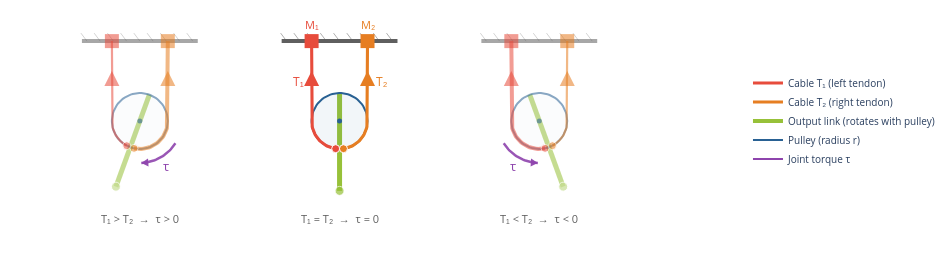

Source (notebook cell):
### Markdown cell above
---

## 1. Antagonistic Tendon Actuation

Cables can only **pull** (transmit tensile force). A single tendon cannot
produce bidirectional torque at a revolute joint. The solution is an
**antagonistic pair**: two tendons routed on opposite sides of a pulley
(Salisbury & Craig, 1982).

For a pulley of radius $r$ with cable tensions $T_1$ and $T_2$:

$$\tau = r \cdot (T_1 - T_2) \qquad 
  \kappa \propto T_1 + T_2$$

- **Differential tension** ($T_1 \neq T_2$) produces a net **torque**.
- **Co-contraction** ($T_1 + T_2$ large) increases apparent **stiffness**
  without changing the equilibrium angle (Kobayashi et al., 1998).

For an $n$-DOF system, Lee & Tsai (1991) proved that **$n + 1$ cables**
are the minimum required for full force closure (bidirectional torque
on all joints with positive cable tensions).

### Code cell
# =================================================================
# Figure 1 — Antagonistic Tendon Joint (3 configurations)
# =================================================================
fig = antagonistic_joint_figure(show_caption=show_caption)
# Export SVG
out_path = Path("../Theses/project_thesis/assets/figures/background/concept_antagonistic_joint.svg")
out_path.parent.mkdir(parents=True, exist_ok=True)
fig.write_image(str(out_path))
print(f"Saved → {out_path.resolve()}")
fig.show()

### Figure 1 — Plotly figure (JSON) as saved in the notebook; plotly's stock layout.template omitted (floating-point values rounded to 4 significant figures)
{"data": [{"line": {"color": "#5F5F5F", "width": 4}, "mode": "lines", "opacity": 0.55, "showlegend": false, "type": "scatter", "x": [-258, -142], "y": [80, 80]}, {"line": {"color": "#5F5F5F", "width": 1}, "mode": "lines", "opacity": 0.275, "showlegend": false, "type": "scatter", "x": [-253, -259], "y": [80, 88]}, {"line": {"color": "#5F5F5F", "width": 1}, "mode": "lines", "opacity": 0.275, "showlegend": false, "type": "scatter", "x": [-239.8, -245.8], "y": [80, 88]}, {"line": {"color": "#5F5F5F", "width": 1}, "mode": "lines", "opacity": 0.275, "showlegend": false, "type": "scatter", "x": [-226.5, -232.5], "y": [80, 88]}, {"line": {"color": "#5F5F5F", "width": 1}, "mode": "lines", "opacity": 0.275, "showlegend": false, "type": "scatter", "x": [-213.2, -219.2], "y": [80, 88]}, {"line": {"color": "#5F5F5F", "width": 1}, "mode": "lines", "opacity": 0.275, "showlegend": false, "type": "scatter", "x": [-200, -206], "y": [80, 88]}, {"line": {"color": "#5F5F5F", "width": 1}, "mode": "lines", "opacity": 0.275, "showlegend": false, "type": "scatter", "x": [-186.8, -192.8], "y": [80, 88]}, {"line": {"color": "#5F5F5F", "width": 1}, "mode": "lines", "opacity": 0.275, "showlegend": false, "type": "scatter", "x": [-173.5, -179.5], "y": [80, 88]}, {"line": {"color": "#5F5F5F", "width": 1}, "mode": "lines", "opacity": 0.275, "showlegend": false, "type": "scatter", "x": [-160.2, -166.2], "y": [80, 88]}, {"line": {"color": "#5F5F5F", "width": 1}, "mode": "lines", "opacity": 0.275, "showlegend": false, "type": "scatter", "x": [-147, -153], "y": [80, 88]}, {"line": {"color": "#97C139", "width": 5}, "marker": {"color": "#97C139", "size": [0, 9]}, "mode": "lines+markers", "opacity": 0.55, "showlegend": false, "type": "scatter", "x": [-190.4, -223.9], "y": [26.31, -65.78]}, {"fill": "toself", "fillcolor": "rgba(41, 97, 147, 0.033)", "line": {"color": "#296193", "width": 2}, "mode": "lines", "opacity": 0.55, "showlegend": false, "type": "scatter", "x": [-172, -172.1, -172.4, -172.8, -173.4, -174.2, -175.1, -176.2, -177.5, -178.9, -180.4, -182.0, -183.8, -185.7, -187.6, -189.7, -191.8, -193.9, -196.1, -198.3, -200.6, -202.8, -205.0, -207.2, -209.3, -211.4, -213.4, -215.3, -217.1, -218.8, -220.4, -221.8, -223.2, -224.3, -225.4, -226.2, -226.9, -227.4, -227.8, -228.0, -228.0, -227.8, -227.4, -226.9, -226.2, -225.4, -224.3, -223.2, -221.8, -220.4, -218.8, -217.1, -215.3, -213.4, -211.4, -209.3, -207.2, -205.0, -202.8, -200.6, -198.3, -196.1, -193.9, -191.8, -189.7, -187.6, -185.7, -183.8, -182.0, -180.4, -178.9, -177.5, -176.2, -175.1, -174.2, -173.4, -172.8, -172.4, -172.1, -172], "y": [0, 2.225, 4.435, 6.618, 8.758, 10.84, 12.86, 14.8, 16.64, 18.37, 19.99, 21.49, 22.85, 24.06, 25.12, 26.03, 26.76, 27.33, 27.73, 27.95, 27.99, 27.86, 27.55, 27.07, 26.42, 25.59, 24.61, 23.47, 22.19, 20.76, 19.2, 17.52, 15.73, 13.84, 11.86, 9.809, 7.694, 5.531, 3.333, 1.113, -1.113, -3.333, -5.531, -7.694, -9.809, -11.86, -13.84, -15.73, -17.52, -19.2, -20.76, -22.19, -23.47, -24.61, -25.59, -26.42, -27.07, -27.55, -27.86, -27.99, -27.95, -27.73, -27.33, -26.76, -26.03, -25.12, -24.06, -22.85, -21.49, -19.99, -18.37, -16.64, -14.8, -12.86, -10.84, -8.758, -6.618, -4.435, -2.225, -6.858e-15]}, {"marker": {"color": "#296193", "size": 5}, "mode": "markers", "opacity": 0.55, "showlegend": false, "type": "scatter", "x": [-200], "y": [0]}, {"marker": {"color": "#E74C3C", "size": 14, "symbol": "square"}, "mode": "markers", "opacity": 0.55, "showlegend": false, "type": "scatter", "x": [-228], "y": [80]}, {"marker": {"color": "#E67E22", "size": 14, "symbol": "square"}, "mode": "markers", "opacity": 0.55, "showlegend": false, "type": "scatter", "x": [-172], "y": [80]}, {"line": {"color": "#E74C3C", "width": 2.2}, "mode": "lines", "opacity": 0.55, "showlegend": false, "type": "scatter", "x": [-228, -228, -228, -228.0, -227.9, -227.9, -227.8, -227.7, -227.5, -227.3, -227.1, -226.9, -226.7, -226.4, -226.1, -225.8, -225.4, -225.0, -224.6, -224.2, -223.8, -223.3, -222.8, -222.3, -221.8, -221.2, -220.6, -220.0, -219.4, -218.8, -218.1, -217.5, -216.8, -216.1, -215.4, -214.6, -213.9, -213.1], "y": [80, 0, -3.429e-15, -0.8655, -1.73, -2.593, -3.454, -4.311, -5.164, -6.013, -6.855, -7.691, -8.52, -9.34, -10.15, -10.95, -11.74, -12.52, -13.29, -14.05, -14.79, -15.52, -16.23, -16.93, -17.61, -18.27, -18.92, -19.55, -20.16, -20.75, -21.32, -21.87, -22.4, -22.91, -23.4, -23.86, -24.3, -24.72]}, {"line": {"color": "#E67E22", "width": 4}, "mode": "lines", "opacity": 0.55, "showlegend": false, "type": "scatter", "x": [-172, -172, -172, -172.0, -172.1, -172.3, -172.6, -172.9, -173.3, -173.8, -174.3, -174.9, -175.5, -176.3, -177.1, -177.9, -178.8, -179.8, -180.8, -181.8, -182.9, -184.1, -185.3, -186.5, -187.8, -189.1, -190.4, -191.7, -193.1, -194.5, -195.9, -197.3, -198.7, -200.2, -201.6, -203.0, -204.4, -205.8], "y": [80, 0, 0, -1.424, -2.843, -4.256, -5.658, -7.044, -8.413, -9.76, -11.08, -12.37, -13.64, -14.86, -16.05, -17.19, -18.3, -19.35, -20.35, -21.3, -22.2, -23.04, -23.82, -24.54, -25.19, -25.78, -26.3, -26.76, -27.14, -27.46, -27.7, -27.87, -27.97, -28.0, -27.95, -27.84, -27.65, -27.39]}, {"marker": {"color": ["#E74C3C", "#E67E22"], "line": {"color": "white", "width": 1}, "size": 8}, "mode": "markers", "opacity": 0.55, "showlegend": false, "type": "scatter", "x": [-213.1, -205.8], "y": [-24.72, -27.39]}, {"line": {"color": "#8E44AD", "width": 2.5}, "mode": "lines", "opacity": 0.9, "showlegend": false, "type": "scatter", "x": [-164.4, -165.2, -166.1, -167.0, -168.0, -169.0, -170.0, -171.1, -172.2, -173.4, -174.6, -175.8, -177.1, -178.3, -179.7, -181.0, -182.4, -183.8, -185.2, -186.6, -188.1, -189.5, -191.0, -192.5, -194.0, -195.5, -197.0, -198.5], "y": [-22.26, -23.53, -24.77, -25.99, -27.16, -28.3, -29.41, -30.48, -31.5, -32.49, -33.43, -34.33, -35.18, -35.99, -36.75, -37.46, -38.12, -38.74, -39.3, -39.81, -40.27, -40.67, -41.02, -41.32, -41.57, -41.76, -41.89, -41.97]}, {"fill": "toself", "fillcolor": "#8E44AD", "line": {"color": "#8E44AD", "width": 0}, "mode": "lines", "opacity": 0.95, "showlegend": false, "type": "scatter", "x": [-198.5, -191.3, -191.8, -198.5], "y": [-41.97, -45.47, -37.49, -41.97]}, {"line": {"color": "#5F5F5F", "width": 4}, "mode": "lines", "opacity": 1, "showlegend": false, "type": "scatter", "x": [-58, 58], "y": [80, 80]}, {"line": {"color": "#5F5F5F", "width": 1}, "mode": "lines", "opacity": 0.5, "showlegend": false, "type": "scatter", "x": [-53, -59], "y": [80, 88]}, {"line": {"color": "#5F5F5F", "width": 1}, "mode": "lines", "opacity": 0.5, "showlegend": false, "type": "scatter", "x": [-39.75, -45.75], "y": [80, 88]}, {"line": {"color": "#5F5F5F", "width": 1}, "mode": "lines", "opacity": 0.5, "showlegend": false, "type": "scatter", "x": [-26.5, -32.5], "y": [80, 88]}, {"line": {"color": "#5F5F5F", "width": 1}, "mode": "lines", "opacity": 0.5, "showlegend": false, "type": "scatter", "x": [-13.25, -19.25], "y": [80, 88]}, {"line": {"color": "#5F5F5F", "width": 1}, "mode": "lines", "opacity": 0.5, "showlegend": false, "type": "scatter", "x": [0, -6], "y": [80, 88]}, {"line": {"color": "#5F5F5F", "width": 1}, "mode": "lines", "opacity": 0.5, "showlegend": false, "type": "scatter", "x": [13.25, 7.25], "y": [80, 88]}, {"line": {"color": "#5F5F5F", "width": 1}, "mode": "lines", "opacity": 0.5, "showlegend": false, "type": "scatter", "x": [26.5, 20.5], "y": [80, 88]}, {"line": {"color": "#5F5F5F", "width": 1}, "mode": "lines", "opacity": 0.5, "showlegend": false, "type": "scatter", "x": [39.75, 33.75], "y": [80, 88]}, {"line": {"color": "#5F5F5F", "width": 1}, "mode": "lines", "opacity": 0.5, "showlegend": false, "type": "scatter", "x": [53, 47], "y": [80, 88]}, {"line": {"color": "#97C139", "width": 5}, "marker": {"color": "#97C139", "size": [0, 9]}, "mode": "lines+markers", "opacity": 1, "showlegend": false, "type": "scatter", "x": [0, 0], "y": [28, -70]}, {"fill": "toself", "fillcolor": "rgba(41, 97, 147, 0.06)", "line": {"color": "#296193", "width": 2}, "mode": "lines", "opacity": 1, "showlegend": false, "type": "scatter", "x": [28, 27.91, 27.65, 27.21, 26.59, 25.82, 24.87, 23.77, 22.52, 21.13, 19.6, 17.95, 16.19, 14.32, 12.36, 10.33, 8.228, 6.075, 3.885, 1.669, -0.5567, -2.779, -4.984, -7.157, -9.285, -11.35, -13.35, -15.27, -17.08, -18.79, -20.38, -21.84, -23.16, -24.34, -25.36, -26.23, -26.92, -27.45, -27.8, -27.98, -27.98, -27.8, -27.45, -26.92, -26.23, -25.36, -24.34, -23.16, -21.84, -20.38, -18.79, -17.08, -15.27, -13.35, -11.35, -9.285, -7.157, -4.984, -2.779, -0.5567, 1.669, 3.885, 6.075, 8.228, 10.33, 12.36, 14.32, 16.19, 17.95, 19.6, 21.13, 22.52, 23.77, 24.87, 25.82, 26.59, 27.21, 27.65, 27.91, 28], "y": [0, 2.225, 4.435, 6.618, 8.758, 10.84, 12.86, 14.8, 16.64, 18.37, 19.99, 21.49, 22.85, 24.06, 25.12, 26.03, 26.76, 27.33, 27.73, 27.95, 27.99, 27.86, 27.55, 27.07, 26.42, 25.59, 24.61, 23.47, 22.19, 20.76, 19.2, 17.52, 15.73, 13.84, 11.86, 9.809, 7.694, 5.531, 3.333, 1.113, -1.113, -3.333, -5.531, -7.694, -9.809, -11.86, -13.84, -15.73, -17.52, -19.2, -20.76, -22.19, -23.47, -24.61, -25.59, -26.42, -27.07, -27.55, -27.86, -27.99, -27.95, -27.73, -27.33, -26.76, -26.03, -25.12, -24.06, -22.85, -21.49, -19.99, -18.37, -16.64, -14.8, -12.86, -10.84, -8.758, -6.618, -4.435, -2.225, -6.858e-15]}, {"marker": {"color": "#296193", "size": 5}, "mode": "markers", "opacity": 1, "showlegend": false, "type": "scatter", "x": [0], "y": [0]}, {"marker": {"color": "#E74C3C", "size": 14, "symbol": "square"}, "mode": "markers", "opacity": 1, "showlegend": false, "type": "scatter", "x": [-28], "y": [80]}, {"marker": {"color": "#E67E22", "size": 14, "symbol": "square"}, "mode": "markers", "opacity": 1, "showlegend": false, "type": "scatter", "x": [28], "y": [80]}, {"line": {"color": "#E74C3C", "width": 3.1}, "mode": "lines", "opacity": 1, "showlegend": false, "type": "scatter", "x": [-28, -28, -28, -27.98, -27.91, -27.79, -27.63, -27.42, -27.16, -26.86, -26.52, -26.13, -25.69, -25.21, -24.7, -24.14, -23.54, -22.9, -22.22, -21.5, -20.75, -19.97, -19.15, -18.3, -17.41, -16.5, -15.56, -14.6, -13.61, -12.6, -11.57, -10.51, -9.445, -8.36, -7.26, -6.149, -5.027, -3.897], "y": [80, 0, -3.429e-15, -1.145, -2.287, -3.426, -4.559, -5.685, -6.801, -7.906, -8.997, -10.07, -11.13, -12.17, -13.19, -14.19, -15.17, -16.12, -17.04, -17.93, -18.8, -19.63, -20.43, -21.2, -21.93, -22.62, -23.28, -23.89, -24.47, -25.0, -25.5, -25.95, -26.36, -26.72, -27.04, -27.32, -27.55, -27.73]}, {"line": {"color": "#E67E22", "width": 3.1}, "mode": "lines", "opacity": 1, "showlegend": false, "type": "scatter", "x": [28, 28, 28, 27.98, 27.91, 27.79, 27.63, 27.42, 27.16, 26.86, 26.52, 26.13, 25.69, 25.21, 24.7, 24.14, 23.54, 22.9, 22.22, 21.5, 20.75, 19.97, 19.15, 18.3, 17.41, 16.5, 15.56, 14.6, 13.61, 12.6, 11.57, 10.51, 9.445, 8.36, 7.26, 6.149, 5.027, 3.897], "y": [80, 0, 0, -1.145, -2.287, -3.426, -4.559, -5.685, -6.801, -7.906, -8.997, -10.07, -11.13, -12.17, -13.19, -14.19, -15.17, -16.12, -17.04, -17.93, -18.8, -19.63, -20.43, -21.2, -21.93, -22.62, -23.28, -23.89, -24.47, -25.0, -25.5, -25.95, -26.36, -26.72, -27.04, -27.32, -27.55, -27.73]}, {"marker": {"color": ["#E74C3C", "#E67E22"], "line": {"color": "white", "width": 1}, "size": 8}, "mode": "markers", "opacity": 1, "showlegend": false, "type": "scatter", "x": [-3.897, 3.897], "y": [-27.73, -27.73]}, {"line": {"color": "#5F5F5F", "width": 4}, "mode": "lines", "opacity": 0.55, "showlegend": false, "type": "scatter", "x": [142, 258], "y": [80, 80]}, {"line": {"color": "#5F5F5F", "width": 1}, "mode": "lines", "opacity": 0.275, "showlegend": false, "type": "scatter", "x": [147, 141], "y": [80, 88]}, {"line": {"color": "#5F5F5F", "width": 1}, "mode": "lines", "opacity": 0.275, "showlegend": false, "type": "scatter", "x": [160.2, 154.2], "y": [80, 88]}, {"line": {"color": "#5F5F5F", "width": 1}, "mode": "lines", "opacity": 0.275, "showlegend": false, "type": "scatter", "x": [173.5, 167.5], "y": [80, 88]}, {"line": {"color": "#5F5F5F", "width": 1}, "mode": "lines", "opacity": 0.275, "showlegend": false, "type": "scatter", "x": [186.8, 180.8], "y": [80, 88]}, {"line": {"color": "#5F5F5F", "width": 1}, "mode": "lines", "opacity": 0.275, "showlegend": false, "type": "scatter", "x": [200, 194], "y": [80, 88]}, {"line": {"color": "#5F5F5F", "width": 1}, "mode": "lines", "opacity": 0.275, "showlegend": false, "type": "scatter", "x": [213.2, 207.2], "y": [80, 88]}, {"line": {"color": "#5F5F5F", "width": 1}, "mode": "lines", "opacity": 0.275, "showlegend": false, "type": "scatter", "x": [226.5, 220.5], "y": [80, 88]}, {"line": {"color": "#5F5F5F", "width": 1}, "mode": "lines", "opacity": 0.275, "showlegend": false, "type": "scatter", "x": [239.8, 233.8], "y": [80, 88]}, {"line": {"color": "#5F5F5F", "width": 1}, "mode": "lines", "opacity": 0.275, "showlegend": false, "type": "scatter", "x": [253, 247], "y": [80, 88]}, {"line": {"color": "#97C139", "width": 5}, "marker": {"color": "#97C139", "size": [0, 9]}, "mode": "lines+markers", "opacity": 0.55, "showlegend": false, "type": "scatter", "x": [190.4, 223.9], "y": [26.31, -65.78]}, {"fill": "toself", "fillcolor": "rgba(41, 97, 147, 0.033)", "line": {"color": "#296193", "width": 2}, "mode": "lines", "opacity": 0.55, "showlegend": false, "type": "scatter", "x": [228, 227.9, 227.6, 227.2, 226.6, 225.8, 224.9, 223.8, 222.5, 221.1, 219.6, 218.0, 216.2, 214.3, 212.4, 210.3, 208.2, 206.1, 203.9, 201.7, 199.4, 197.2, 195.0, 192.8, 190.7, 188.6, 186.6, 184.7, 182.9, 181.2, 179.6, 178.2, 176.8, 175.7, 174.6, 173.8, 173.1, 172.6, 172.2, 172.0, 172.0, 172.2, 172.6, 173.1, 173.8, 174.6, 175.7, 176.8, 178.2, 179.6, 181.2, 182.9, 184.7, 186.6, 188.6, 190.7, 192.8, 195.0, 197.2, 199.4, 201.7, 203.9, 206.1, 208.2, 210.3, 212.4, 214.3, 216.2, 218.0, 219.6, 221.1, 222.5, 223.8, 224.9, 225.8, 226.6, 227.2, 227.6, 227.9, 228], "y": [0, 2.225, 4.435, 6.618, 8.758, 10.84, 12.86, 14.8, 16.64, 18.37, 19.99, 21.49, 22.85, 24.06, 25.12, 26.03, 26.76, 27.33, 27.73, 27.95, 27.99, 27.86, 27.55, 27.07, 26.42, 25.59, 24.61, 23.47, 22.19, 20.76, 19.2, 17.52, 15.73, 13.84, 11.86, 9.809, 7.694, 5.531, 3.333, 1.113, -1.113, -3.333, -5.531, -7.694, -9.809, -11.86, -13.84, -15.73, -17.52, -19.2, -20.76, -22.19, -23.47, -24.61, -25.59, -26.42, -27.07, -27.55, -27.86, -27.99, -27.95, -27.73, -27.33, -26.76, -26.03, -25.12, -24.06, -22.85, -21.49, -19.99, -18.37, -16.64, -14.8, -12.86, -10.84, -8.758, -6.618, -4.435, -2.225, -6.858e-15]}, {"marker": {"color": "#296193", "size": 5}, "mode": "markers", "opacity": 0.55, "showlegend": false, "type": "scatter", "x": [200], "y": [0]}, {"marker": {"color": "#E74C3C", "size": 14, "symbol": "square"}, "mode": "markers", "opacity": 0.55, "showlegend": false, "type": "scatter", "x": [172], "y": [80]}, {"marker": {"color": "#E67E22", "size": 14, "symbol": "square"}, "mode": "markers", "opacity": 0.55, "showlegend": false, "type": "scatter", "x": [228], "y": [80]}, {"line": {"color": "#E74C3C", "width": 4}, "mode": "lines", "opacity": 0.55, "showlegend": false, "type": "scatter", "x": [172, 172, 172, 172.0, 172.1, 172.3, 172.6, 172.9, 173.3, 173.8, 174.3, 174.9, 175.5, 176.3, 177.1, 177.9, 178.8, 179.8, 180.8, 181.8, 182.9, 184.1, 185.3, 186.5, 187.8, 189.1, 190.4, 191.7, 193.1, 194.5, 195.9, 197.3, 198.7, 200.2, 201.6, 203.0, 204.4, 205.8], "y": [80, 0, -3.429e-15, -1.424, -2.843, -4.256, -5.658, -7.044, -8.413, -9.76, -11.08, -12.37, -13.64, -14.86, -16.05, -17.19, -18.3, -19.35, -20.35, -21.3, -22.2, -23.04, -23.82, -24.54, -25.19, -25.78, -26.3, -26.76, -27.14, -27.46, -27.7, -27.87, -27.97, -28.0, -27.95, -27.84, -27.65, -27.39]}, {"line": {"color": "#E67E22", "width": 2.2}, "mode": "lines", "opacity": 0.55, "showlegend": false, "type": "scatter", "x": [228, 228, 228, 228.0, 227.9, 227.9, 227.8, 227.7, 227.5, 227.3, 227.1, 226.9, 226.7, 226.4, 226.1, 225.8, 225.4, 225.0, 224.6, 224.2, 223.8, 223.3, 222.8, 222.3, 221.8, 221.2, 220.6, 220.0, 219.4, 218.8, 218.1, 217.5, 216.8, 216.1, 215.4, 214.6, 213.9, 213.1], "y": [80, 0, 0, -0.8655, -1.73, -2.593, -3.454, -4.311, -5.164, -6.013, -6.855, -7.691, -8.52, -9.34, -10.15, -10.95, -11.74, -12.52, -13.29, -14.05, -14.79, -15.52, -16.23, -16.93, -17.61, -18.27, -18.92, -19.55, -20.16, -20.75, -21.32, -21.87, -22.4, -22.91, -23.4, -23.86, -24.3, -24.72]}, {"marker": {"color": ["#E74C3C", "#E67E22"], "line": {"color": "white", "width": 1}, "size": 8}, "mode": "markers", "opacity": 0.55, "showlegend": false, "type": "scatter", "x": [205.8, 213.1], "y": [-27.39, -24.72]}, {"line": {"color": "#8E44AD", "width": 2.5}, "mode": "lines", "opacity": 0.9, "showlegend": false, "type": "scatter", "x": [164.4, 165.2, 166.1, 167.0, 168.0, 169.0, 170.0, 171.1, 172.2, 173.4, 174.6, 175.8, 177.1, 178.3, 179.7, 181.0, 182.4, 183.8, 185.2, 186.6, 188.1, 189.5, 191.0, 192.5, 194.0, 195.5, 197.0, 198.5], "y": [-22.26, -23.53, -24.77, -25.99, -27.16, -28.3, -29.41, -30.48, -31.5, -32.49, -33.43, -34.33, -35.18, -35.99, -36.75, -37.46, -38.12, -38.74, -39.3, -39.81, -40.27, -40.67, -41.02, -41.32, -41.57, -41.76, -41.89, -41.97]}, {"fill": "toself", "fillcolor": "#8E44AD", "line": {"color": "#8E44AD", "width": 0}, "mode": "lines", "opacity": 0.95, "showlegend": false, "type": "scatter", "x": [198.5, 191.8, 191.3, 198.5], "y": [-41.97, -37.49, -45.47, -41.97]}, {"line": {"color": "#E74C3C", "width": 3}, "mode": "lines", "name": "Cable T₁ (left tendon)", "type": "scatter", "x": [null], "y": [null]}, {"line": {"color": "#E67E22", "width": 3}, "mode": "lines", "name": "Cable T₂ (right tendon)", "type": "scatter", "x": [null], "y": [null]}, {"line": {"color": "#97C139", "width": 4}, "mode": "lines", "name": "Output link (rotates with pulley)", "type": "scatter", "x": [null], "y": [null]}, {"line": {"color": "#296193", "width": 2}, "mode": "lines", "name": "Pulley (radius r)", "type": "scatter", "x": [null], "y": [null]}, {"line": {"color": "#8E44AD", "width": 2}, "mode": "lines", "name": "Joint torque τ", "type": "scatter", "x": [null], "y": [null]}], "layout": {"annotations": [{"arrowcolor": "#E74C3C", "arrowhead": 2, "arrowsize": 1.5, "arrowwidth": 2, "ax": -228, "axref": "x", "ay": 30, "ayref": "y", "opacity": 0.55, "showarrow": true, "x": -228, "xref": "x", "y": 50, "yref": "y"}, {"arrowcolor": "#E67E22", "arrowhead": 2, "arrowsize": 1.5, "arrowwidth": 2, "ax": -172, "axref": "x", "ay": 30, "ayref": "y", "opacity": 0.55, "showarrow": true, "x": -172, "xref": "x", "y": 50, "yref": "y"}, {"font": {"color": "#8E44AD", "size": 13}, "showarrow": false, "text": "τ", "x": -174, "y": -45.03}, {"align": "center", "font": {"color": "#5F5F5F", "size": 11}, "showarrow": false, "text": "T₁ > T₂  →  τ > 0", "x": -200, "y": -98}, {"arrowcolor": "#E74C3C", "arrowhead": 2, "arrowsize": 1.5, "arrowwidth": 2, "ax": -28, "axref": "x", "ay": 30, "ayref": "y", "opacity": 1, "showarrow": true, "x": -28, "xref": "x", "y": 50, "yref": "y"}, {"font": {"color": "#E74C3C", "size": 12}, "showarrow": false, "text": "T₁", "x": -34, "xanchor": "right", "y": 40}, {"arrowcolor": "#E67E22", "arrowhead": 2, "arrowsize": 1.5, "arrowwidth": 2, "ax": 28, "axref": "x", "ay": 30, "ayref": "y", "opacity": 1, "showarrow": true, "x": 28, "xref": "x", "y": 50, "yref": "y"}, {"font": {"color": "#E67E22", "size": 12}, "showarrow": false, "text": "T₂", "x": 34, "xanchor": "left", "y": 40}, {"align": "center", "font": {"color": "#5F5F5F", "size": 11}, "showarrow": false, "text": "T₁ = T₂  →  τ = 0", "x": 0, "y": -98}, {"font": {"color": "#E74C3C", "size": 11}, "showarrow": false, "text": "M₁", "x": -28, "y": 97}, {"font": {"color": "#E67E22", "size": 11}, "showarrow": false, "text": "M₂", "x": 28, "y": 97}, {"arrowcolor": "#E74C3C", "arrowhead": 2, "arrowsize": 1.5, "arrowwidth": 2, "ax": 172, "axref": "x", "ay": 30, "ayref": "y", "opacity": 0.55, "showarrow": true, "x": 172, "xref": "x", "y": 50, "yref": "y"}, {"arrowcolor": "#E67E22", "arrowhead": 2, "arrowsize": 1.5, "arrowwidth": 2, "ax": 228, "axref": "x", "ay": 30, "ayref": "y", "opacity": 0.55, "showarrow": true, "x": 228, "xref": "x", "y": 50, "yref": "y"}, {"font": {"color": "#8E44AD", "size": 13}, "showarrow": false, "text": "τ", "x": 174, "y": -45.03}, {"align": "center", "font": {"color": "#5F5F5F", "size": 11}, "showarrow": false, "text": "T₁ < T₂  →  τ < 0", "x": 200, "y": -98}], "height": 267, "legend": {"font": {"size": 10}, "x": 1.02, "y": 0.5}, "margin": {"b": 10, "l": 20, "r": 180, "t": 10}, "plot_bgcolor": "white", "title": {"font": {"size": 14}, "text": ""}, "width": 950, "xaxis": {"range": [-250, 340], "scaleanchor": "y", "scaleratio": 1, "showgrid": false, "showticklabels": false, "title": {"text": ""}, "zeroline": false}, "yaxis": {"range": [-97, 97], "showgrid": false, "showticklabels": false, "title": {"text": ""}, "zeroline": false}}}
